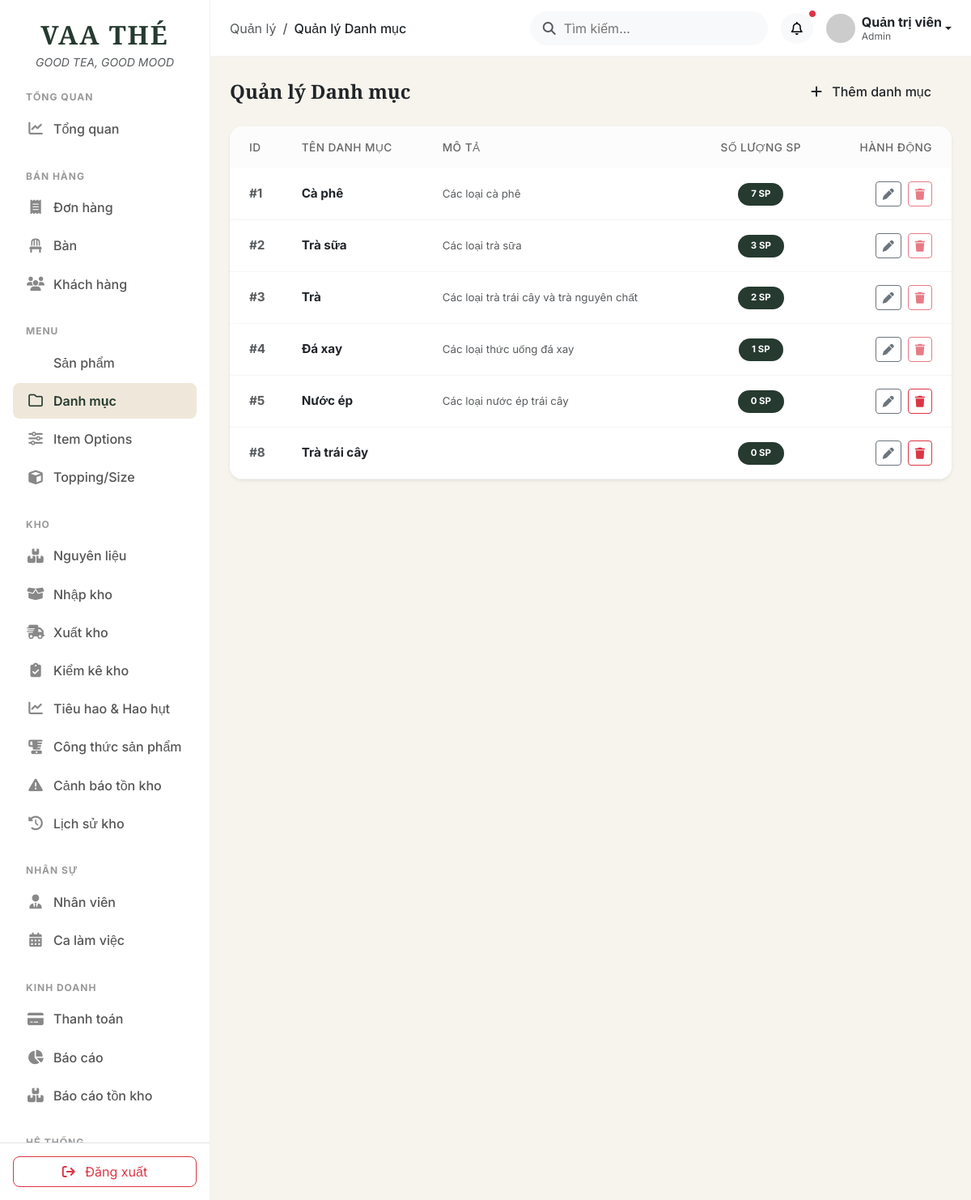
The page /public/admin.php?route=categories (signed in) on the database its author committed.
### tables this page shows
CREATE TABLE `categories` (
  `id` int(10) unsigned NOT NULL AUTO_INCREMENT,
  `name` varchar(100) NOT NULL,
  `description` text DEFAULT NULL,
  `image` varchar(255) DEFAULT NULL,
  `status` tinyint(1) NOT NULL DEFAULT 1,
  `created_at` timestamp NOT NULL DEFAULT current_timestamp(),
  `updated_at` timestamp NOT NULL DEFAULT current_timestamp() ON UPDATE current_timestamp(),
  PRIMARY KEY (`id`),
  UNIQUE KEY `name` (`name`)
);

### app/controllers/Admin/CategoryController.php (called while the page is built, shortened)
<?php
require_once __DIR__ . '/../../models/Category.php';
class CategoryController {
    public function index() {
        $categoryModel = new Category();
        $categories = $categoryModel->getAll();
        require_once __DIR__ . '/../../views/admin/categories/index.php';
        require_once __DIR__ . '/../../views/layouts/admin.php';
    }
}

### app/models/Category.php (called while the page is built, shortened)
<?php
require_once __DIR__ . '/../config/database.php';
class Category {
    private $conn;
    public function __construct() {
        global $conn;
        $this->conn = $conn;
    }
    public function getAll() {
        $sql = "SELECT c.*, COUNT(p.id) as products_count
                FROM categories c
                LEFT JOIN products p ON c.id = p.category_id
                GROUP BY c.id
                ORDER BY c.id ASC";
        $result = $this->conn->query($sql);
        return $result->fetch_all(MYSQLI_ASSOC);
    }
}

### app/views/admin/categories/index.php (the view, shortened to what this page needs)
<div class="d-flex justify-content-between align-items-center mb-4">
    <h4 class="font-serif fw-bold text-dark mb-0">Quản lý Danh mục</h4>
    <button class="btn btn-forest fw-medium px-4" data-bs-toggle="modal" data-bs-target="#addCategoryModal">
        <i class="fa-solid fa-plus me-2"></i> Thêm danh mục
    </button>
</div>
<div class="card border-0 shadow-sm rounded-4 overflow-hidden mb-4">
    <div class="card-body p-0">
        <div class="table-responsive">
            <table class="table table-hover align-middle mb-0">
                <thead class="bg-light">
                    <tr>
                        <th class="ps-4 py-3 fw-medium border-0 rounded-top-left">ID</th>
                        <th class="py-3 fw-medium border-0">Tên danh mục</th>
                        <th class="py-3 fw-medium border-0">Mô tả</th>
                        <th class="py-3 fw-medium border-0 text-center">Số lượng SP</th>
                        <th class="pe-4 py-3 fw-medium border-0 text-end rounded-top-right">Hành động</th>
                    </tr>
                </thead>
                <tbody class="border-top-0">
                    <?php if(empty($categories)): ?>
                        <tr>
                            <td colspan="5" class="text-center py-4 text-muted">Chưa có danh mục nào.</td>
                        </tr>
                    <?php else: ?>
                        <?php foreach($categories as $cat): ?>
                        <tr>
                            <td class="ps-4 fw-bold text-muted">#<?= $cat['id'] ?></td>
                            <td>
                                <div class="fw-bold text-dark"><?= htmlspecialchars($cat['name']) ?></div>
                            </td>
                            <td>
                                <div class="small text-muted admin-style-2662cb" >
                                    <?= htmlspecialchars($cat['description'] ?? 'Không có mô tả') ?>
                                </div>
                            </td>
                            <td class="text-center">
                                <span class="badge bg-forest bg-opacity-10 text-white rounded-pill px-3 py-2"><?= $cat['products_count'] ?> SP</span>
                            </td>
                            <td class="text-end pe-4">
                                <div class="d-flex justify-content-end gap-2">
                                    <button class="btn btn-sm btn-outline-secondary" title="Sửa"
                                            data-bs-toggle="modal"
                                            data-bs-target="#editCategoryModal"
                                            onclick="fillEditModal(<?= $cat['id'] ?>, '<?= htmlspecialchars(addslashes($cat['name'])) ?>', '<?= htmlspecialchars(addslashes($cat['description'] ?? '')) ?>')">
                                        <i class="fa-solid fa-pen"></i>
                                    </button>
                                    <form action="admin.php?route=categories&action=delete" method="POST" class="m-0" onsubmit="return confirm('Bạn có chắc chắn muốn xóa danh mục này?');">
                                        <button type="submit" class="btn btn-sm btn-outline-danger" title="Xóa" <?= $cat['products_count'] > 0 ? 'disabled' : '' ?>>
                                            <i class="fa-solid fa-trash"></i>
                                        </button>
                                    </form>
                                </div>
                            </td>
                        </tr>
                        <?php endforeach; ?>
                    <?php endif; ?>
                </tbody>
            </table>
        </div>
    </div>
</div>

### public/assets/css/admin.css (style rules this page uses)
:root { --vaa-ivory: #F7F4ED; --vaa-cream: #EFE8DA; --vaa-dark: #18231D; --vaa-forest: #263A30; --vaa-sage: #AAB79F; --vaa-brown: #9A7654; --sidebar-width: 260px; --topbar-height: 70px; }
body.admin-body { font-family: 'Inter', sans-serif; background-color: var(--vaa-ivory); color: var(--vaa-dark); margin: 0; padding: 0; overflow-x: hidden; }
.font-serif { font-family: 'Cormorant Garamond', serif; }
.bg-forest { background-color: var(--vaa-forest) !important; }
.table > :not(caption) > * > * { padding: 1rem; vertical-align: middle; }
.table th { font-weight: 600; color: #666; background-color: #fcfcfc; border-bottom: 1px solid #eee; font-size: 0.85rem; text-transform: uppercase; letter-spacing: 0.5px; }
.table td { font-size: 0.95rem; border-bottom: 1px solid #f5f5f5; }
.admin-style-2662cb { max-width: 300px; white-space: nowrap; overflow: hidden; text-overflow: ellipsis; }

### rows shown on the page
categories: id "1", name "Cà phê", description "Các loại cà phê", products_count "7"
categories: id "2", name "Trà sữa", description "Các loại trà sữa", products_count "3"
categories: id "3", name "Trà", description "Các loại trà trái cây và trà nguyên chất", products_count "2"
categories: id "4", name "Đá xay", description "Các loại thức uống đá xay", products_count "1"
categories: id "5", name "Nước ép", description "Các loại nước ép trái cây", products_count "0"
categories: id "8", name "Trà trái cây", products_count "0"

### other values the page prints
$pageTitle "Quản lý Danh mục"
$_SESSION['full_name'] "Quản trị viên"
$_SESSION['role'] "Admin"
